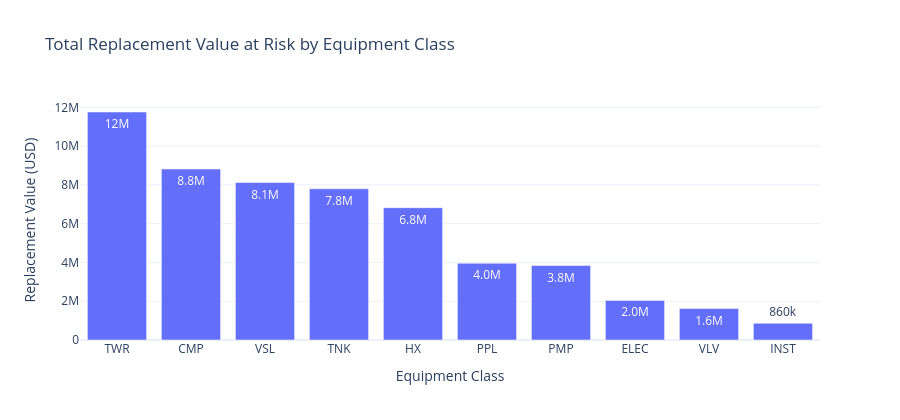

The notebook cell saved with this chart:
### Code cell
fig = px.bar(
    class_summary.reset_index(),
    x="asset_class", y="total_replace_value",
    title="Total Replacement Value at Risk by Equipment Class",
    labels={"total_replace_value": "Replacement Value (USD)", "asset_class": "Equipment Class"},
    text_auto=".2s",
)
fig.update_layout(template="plotly_white", height=420)
fig.show()

### Figure 1 — Plotly figure (JSON) as saved in the notebook; plotly's stock layout.template omitted (floating-point values rounded to 4 significant figures)
{"data": [{"hovertemplate": "Equipment Class=%{x}<br>Replacement Value (USD)=%{y}<extra></extra>", "legendgroup": "", "marker": {"color": "#636efa", "pattern": {"shape": ""}}, "name": "", "orientation": "v", "showlegend": false, "textposition": "auto", "texttemplate": "%{y:.2s}", "type": "bar", "x": ["TWR", "CMP", "VSL", "TNK", "HX", "PPL", "PMP", "ELEC", "VLV", "INST"], "xaxis": "x", "y": [11760000, 8820000, 8120000, 7800000, 6825000, 3960000, 3840000, 2040000, 1620000, 864000], "yaxis": "y"}], "layout": {"barmode": "relative", "height": 420, "legend": {"tracegroupgap": 0}, "title": {"text": "Total Replacement Value at Risk by Equipment Class"}, "xaxis": {"anchor": "y", "domain": [0.0, 1.0], "title": {"text": "Equipment Class"}}, "yaxis": {"anchor": "x", "domain": [0.0, 1.0], "title": {"text": "Replacement Value (USD)"}}}}
